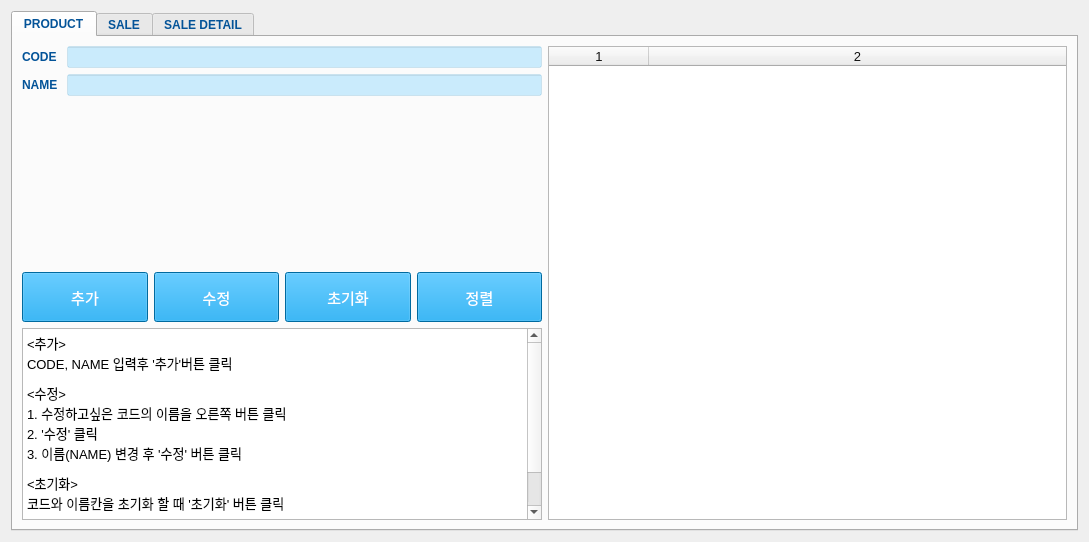
<?xml version="1.0" encoding="UTF-8"?>
<ui version="4.0">
 <class>DepartmentFrom</class>
 <widget class="QWidget" name="DepartmentFrom">
  <property name="geometry">
   <rect>
    <x>0</x>
    <y>0</y>
    <width>1089</width>
    <height>542</height>
   </rect>
  </property>
  <property name="windowTitle">
   <string>Form</string>
  </property>
  <layout class="QGridLayout" name="gridLayout">
   <item row="0" column="0">
    <widget class="QTabWidget" name="tabWidget">
     <property name="font">
      <font>
       <weight>75</weight>
       <bold>true</bold>
      </font>
     </property>
     <property name="styleSheet">
      <string notr="true">color: rgb(3, 83, 152);</string>
     </property>
     <property name="currentIndex">
      <number>0</number>
     </property>
     <widget class="QWidget" name="product_tab">
      <attribute name="title">
       <string>PRODUCT</string>
      </attribute>
      <layout class="QGridLayout" name="gridLayout_2">
       <item row="0" column="0">
        <layout class="QGridLayout" name="gridLayout_5">
         <item row="2" column="1">
          <spacer name="verticalSpacer">
           <property name="orientation">
            <enum>Qt::Vertical</enum>
           </property>
           <property name="sizeHint" stdset="0">
            <size>
             <width>20</width>
             <height>40</height>
            </size>
           </property>
          </spacer>
         </item>
         <item row="0" column="0">
          <widget class="QLabel" name="lbl_pcode">
           <property name="font">
            <font>
             <weight>75</weight>
             <bold>true</bold>
            </font>
           </property>
           <property name="text">
            <string>CODE </string>
           </property>
          </widget>
         </item>
         <item row="0" column="1">
          <widget class="QLineEdit" name="le_pcode">
           <property name="font">
            <font>
             <weight>75</weight>
             <bold>true</bold>
            </font>
           </property>
           <property name="styleSheet">
            <string notr="true">color: rgb(0, 0, 0);
background-color: rgba(0, 170, 255, 50);</string>
           </property>
          </widget>
         </item>
         <item row="1" column="1">
          <widget class="QLineEdit" name="le_name">
           <property name="font">
            <font>
             <weight>75</weight>
             <bold>true</bold>
            </font>
           </property>
           <property name="styleSheet">
            <string notr="true">color: rgb(0, 0, 0);
background-color: rgba(0, 170, 255, 50);</string>
           </property>
          </widget>
         </item>
         <item row="3" column="0" colspan="2">
          <layout class="QHBoxLayout" name="horizontalLayout">
           <item>
            <widget class="QPushButton" name="btn_padd">
             <property name="minimumSize">
              <size>
               <width>0</width>
               <height>50</height>
              </size>
             </property>
             <property name="maximumSize">
              <size>
               <width>16777215</width>
               <height>16777215</height>
              </size>
             </property>
             <property name="font">
              <font>
               <pointsize>11</pointsize>
               <weight>50</weight>
               <bold>false</bold>
              </font>
             </property>
             <property name="styleSheet">
              <string notr="true">background-color: rgb(0, 148, 222);
color: rgb(255, 255, 255);</string>
             </property>
             <property name="text">
              <string>추가</string>
             </property>
            </widget>
           </item>
           <item>
            <widget class="QPushButton" name="btn_pupdate">
             <property name="minimumSize">
              <size>
               <width>0</width>
               <height>50</height>
              </size>
             </property>
             <property name="font">
              <font>
               <pointsize>11</pointsize>
               <weight>50</weight>
               <bold>false</bold>
              </font>
             </property>
             <property name="styleSheet">
              <string notr="true">background-color: rgb(0, 148, 222);
color: rgb(255, 255, 255);</string>
             </property>
             <property name="text">
              <string>수정</string>
             </property>
            </widget>
           </item>
           <item>
            <widget class="QPushButton" name="btn_pinit">
             <property name="minimumSize">
              <size>
               <width>0</width>
               <height>50</height>
              </size>
             </property>
             <property name="font">
              <font>
               <pointsize>11</pointsize>
               <weight>50</weight>
               <bold>false</bold>
              </font>
             </property>
             <property name="styleSheet">
              <string notr="true">background-color: rgb(0, 148, 222);
color: rgb(255, 255, 255);</string>
             </property>
             <property name="text">
              <string>초기화</string>
             </property>
            </widget>
           </item>
           <item>
            <widget class="QPushButton" name="btn_resetP">
             <property name="minimumSize">
              <size>
               <width>0</width>
               <height>50</height>
              </size>
             </property>
             <property name="font">
              <font>
               <pointsize>11</pointsize>
               <weight>50</weight>
               <bold>false</bold>
              </font>
             </property>
             <property name="styleSheet">
              <string notr="true">background-color: rgb(0, 148, 222);
color: rgb(255, 255, 255);</string>
             </property>
             <property name="text">
              <string>정렬</string>
             </property>
            </widget>
           </item>
          </layout>
         </item>
         <item row="1" column="0">
          <widget class="QLabel" name="lbl_name">
           <property name="font">
            <font>
             <weight>75</weight>
             <bold>true</bold>
            </font>
           </property>
           <property name="text">
            <string>NAME </string>
           </property>
          </widget>
         </item>
         <item row="4" column="0" colspan="2">
          <widget class="QTextBrowser" name="textBrowser">
           <property name="styleSheet">
            <string notr="true">color: rgb(0, 0, 0);</string>
           </property>
           <property name="html">
            <string>&lt;!DOCTYPE HTML PUBLIC &quot;-//W3C//DTD HTML 4.0//EN&quot; &quot;http://www.w3.org/TR/REC-html40/strict.dtd&quot;&gt;
&lt;html&gt;&lt;head&gt;&lt;meta name=&quot;qrichtext&quot; content=&quot;1&quot; /&gt;&lt;style type=&quot;text/css&quot;&gt;
p, li { white-space: pre-wrap; }
&lt;/style&gt;&lt;/head&gt;&lt;body style=&quot; font-family:'Sans Serif'; font-size:9pt; font-weight:400; font-style:normal;&quot;&gt;
&lt;p align=&quot;justify&quot; style=&quot; margin-top:0px; margin-bottom:0px; margin-left:0px; margin-right:0px; -qt-block-indent:0; text-indent:0px;&quot;&gt;&lt;span style=&quot; font-size:10pt;&quot;&gt;&amp;lt;추가&amp;gt;&lt;/span&gt;&lt;/p&gt;
&lt;p align=&quot;justify&quot; style=&quot; margin-top:0px; margin-bottom:0px; margin-left:0px; margin-right:0px; -qt-block-indent:0; text-indent:0px;&quot;&gt;&lt;span style=&quot; font-size:10pt;&quot;&gt;CODE, NAME 입력후 '추가'버튼 클릭&lt;/span&gt;&lt;/p&gt;
&lt;p align=&quot;justify&quot; style=&quot; margin-top:0px; margin-bottom:0px; margin-left:0px; margin-right:0px; -qt-block-indent:0; text-indent:0px;&quot;&gt;&lt;span style=&quot; font-size:6pt;&quot;&gt; &lt;/span&gt;&lt;/p&gt;
&lt;p align=&quot;justify&quot; style=&quot; margin-top:0px; margin-bottom:0px; margin-left:0px; margin-right:0px; -qt-block-indent:0; text-indent:0px;&quot;&gt;&lt;span style=&quot; font-size:10pt;&quot;&gt;&amp;lt;수정&amp;gt;&lt;/span&gt;&lt;/p&gt;
&lt;p align=&quot;justify&quot; style=&quot; margin-top:0px; margin-bottom:0px; margin-left:0px; margin-right:0px; -qt-block-indent:0; text-indent:0px;&quot;&gt;&lt;span style=&quot; font-size:10pt;&quot;&gt;1. 수정하고싶은 코드의 이름을 오른쪽 버튼 클릭&lt;/span&gt;&lt;/p&gt;
&lt;p align=&quot;justify&quot; style=&quot; margin-top:0px; margin-bottom:0px; margin-left:0px; margin-right:0px; -qt-block-indent:0; text-indent:0px;&quot;&gt;&lt;span style=&quot; font-size:10pt;&quot;&gt;2. '수정' 클릭 &lt;/span&gt;&lt;/p&gt;
&lt;p align=&quot;justify&quot; style=&quot; margin-top:0px; margin-bottom:0px; margin-left:0px; margin-right:0px; -qt-block-indent:0; text-indent:0px;&quot;&gt;&lt;span style=&quot; font-size:10pt;&quot;&gt;3. 이름(NAME) 변경 후 '수정' 버튼 클릭&lt;/span&gt;&lt;/p&gt;
&lt;p align=&quot;justify&quot; style=&quot; margin-top:0px; margin-bottom:0px; margin-left:0px; margin-right:0px; -qt-block-indent:0; text-indent:0px;&quot;&gt;&lt;span style=&quot; font-size:6pt;&quot;&gt; &lt;/span&gt;&lt;/p&gt;
&lt;p align=&quot;justify&quot; style=&quot; margin-top:0px; margin-bottom:0px; margin-left:0px; margin-right:0px; -qt-block-indent:0; text-indent:0px;&quot;&gt;&lt;span style=&quot; font-size:10pt;&quot;&gt;&amp;lt;초기화&amp;gt;&lt;/span&gt;&lt;/p&gt;
&lt;p align=&quot;justify&quot; style=&quot; margin-top:0px; margin-bottom:0px; margin-left:0px; margin-right:0px; -qt-block-indent:0; text-indent:0px;&quot;&gt;&lt;span style=&quot; font-size:10pt;&quot;&gt;코드와 이름칸을 초기화 할 때 '초기화' 버튼 클릭&lt;/span&gt;&lt;/p&gt;
&lt;p align=&quot;justify&quot; style=&quot; margin-top:0px; margin-bottom:0px; margin-left:0px; margin-right:0px; -qt-block-indent:0; text-indent:0px;&quot;&gt;&lt;span style=&quot; font-size:6pt;&quot;&gt; &lt;/span&gt;&lt;/p&gt;
&lt;p align=&quot;justify&quot; style=&quot; margin-top:0px; margin-bottom:0px; margin-left:0px; margin-right:0px; -qt-block-indent:0; text-indent:0px;&quot;&gt;&lt;span style=&quot; font-size:10pt;&quot;&gt;&amp;lt;정렬&amp;gt;&lt;/span&gt;&lt;/p&gt;
&lt;p align=&quot;justify&quot; style=&quot; margin-top:0px; margin-bottom:0px; margin-left:0px; margin-right:0px; -qt-block-indent:0; text-indent:0px;&quot;&gt;&lt;span style=&quot; font-size:10pt;&quot;&gt;코드를 추가하거나 수정하였을 때 코드 오름차순 정렬 원할 시 '정렬' 버튼 클릭 &lt;/span&gt;&lt;/p&gt;&lt;/body&gt;&lt;/html&gt;</string>
           </property>
          </widget>
         </item>
        </layout>
       </item>
       <item row="0" column="1">
        <widget class="QTableWidget" name="productTable">
         <property name="palette">
          <palette>
           <active>
            <colorrole role="WindowText">
             <brush brushstyle="SolidPattern">
              <color alpha="255">
               <red>17</red>
               <green>17</green>
               <blue>17</blue>
              </color>
             </brush>
            </colorrole>
            <colorrole role="Text">
             <brush brushstyle="SolidPattern">
              <color alpha="255">
               <red>17</red>
               <green>17</green>
               <blue>17</blue>
              </color>
             </brush>
            </colorrole>
            <colorrole role="ButtonText">
             <brush brushstyle="SolidPattern">
              <color alpha="255">
               <red>17</red>
               <green>17</green>
               <blue>17</blue>
              </color>
             </brush>
            </colorrole>
            <colorrole role="Highlight">
             <brush brushstyle="SolidPattern">
              <color alpha="255">
               <red>0</red>
               <green>148</green>
               <blue>222</blue>
              </color>
             </brush>
            </colorrole>
            <colorrole role="HighlightedText">
             <brush brushstyle="SolidPattern">
              <color alpha="255">
               <red>255</red>
               <green>255</green>
               <blue>255</blue>
              </color>
             </brush>
            </colorrole>
           </active>
           <inactive>
            <colorrole role="WindowText">
             <brush brushstyle="SolidPattern">
              <color alpha="255">
               <red>17</red>
               <green>17</green>
               <blue>17</blue>
              </color>
             </brush>
            </colorrole>
            <colorrole role="Text">
             <brush brushstyle="SolidPattern">
              <color alpha="255">
               <red>17</red>
               <green>17</green>
               <blue>17</blue>
              </color>
             </brush>
            </colorrole>
            <colorrole role="ButtonText">
             <brush brushstyle="SolidPattern">
              <color alpha="255">
               <red>17</red>
               <green>17</green>
               <blue>17</blue>
              </color>
             </brush>
            </colorrole>
            <colorrole role="Highlight">
             <brush brushstyle="SolidPattern">
              <color alpha="255">
               <red>0</red>
               <green>148</green>
               <blue>222</blue>
              </color>
             </brush>
            </colorrole>
            <colorrole role="HighlightedText">
             <brush brushstyle="SolidPattern">
              <color alpha="255">
               <red>255</red>
               <green>255</green>
               <blue>255</blue>
              </color>
             </brush>
            </colorrole>
           </inactive>
           <disabled>
            <colorrole role="WindowText">
             <brush brushstyle="SolidPattern">
              <color alpha="255">
               <red>17</red>
               <green>17</green>
               <blue>17</blue>
              </color>
             </brush>
            </colorrole>
            <colorrole role="Text">
             <brush brushstyle="SolidPattern">
              <color alpha="255">
               <red>17</red>
               <green>17</green>
               <blue>17</blue>
              </color>
             </brush>
            </colorrole>
            <colorrole role="ButtonText">
             <brush brushstyle="SolidPattern">
              <color alpha="255">
               <red>17</red>
               <green>17</green>
               <blue>17</blue>
              </color>
             </brush>
            </colorrole>
            <colorrole role="Highlight">
             <brush brushstyle="SolidPattern">
              <color alpha="255">
               <red>0</red>
               <green>148</green>
               <blue>222</blue>
              </color>
             </brush>
            </colorrole>
            <colorrole role="HighlightedText">
             <brush brushstyle="SolidPattern">
              <color alpha="255">
               <red>255</red>
               <green>255</green>
               <blue>255</blue>
              </color>
             </brush>
            </colorrole>
           </disabled>
          </palette>
         </property>
         <property name="font">
          <font>
           <family>Sans Serif</family>
           <pointsize>10</pointsize>
           <weight>50</weight>
           <italic>false</italic>
           <bold>false</bold>
          </font>
         </property>
         <property name="styleSheet">
          <string notr="true">color: rgb(17, 17, 17);
selection-color: rgb(255, 255, 255);
selection-background-color:  rgb(0, 148, 222);
gridline-color: rgb(0, 138, 207);
font: 10pt;</string>
         </property>
         <property name="showGrid">
          <bool>true</bool>
         </property>
         <property name="gridStyle">
          <enum>Qt::SolidLine</enum>
         </property>
         <property name="sortingEnabled">
          <bool>false</bool>
         </property>
         <property name="wordWrap">
          <bool>true</bool>
         </property>
         <property name="rowCount">
          <number>0</number>
         </property>
         <property name="columnCount">
          <number>2</number>
         </property>
         <attribute name="horizontalHeaderCascadingSectionResizes">
          <bool>false</bool>
         </attribute>
         <attribute name="horizontalHeaderShowSortIndicator" stdset="0">
          <bool>false</bool>
         </attribute>
         <attribute name="horizontalHeaderStretchLastSection">
          <bool>true</bool>
         </attribute>
         <attribute name="verticalHeaderCascadingSectionResizes">
          <bool>false</bool>
         </attribute>
         <attribute name="verticalHeaderShowSortIndicator" stdset="0">
          <bool>false</bool>
         </attribute>
         <attribute name="verticalHeaderStretchLastSection">
          <bool>false</bool>
         </attribute>
         <column/>
         <column/>
        </widget>
       </item>
      </layout>
     </widget>
     <widget class="QWidget" name="sale_tab">
      <attribute name="title">
       <string>SALE</string>
      </attribute>
      <layout class="QGridLayout" name="gridLayout_3">
       <item row="0" column="0">
        <layout class="QFormLayout" name="formLayout_2">
         <item row="0" column="0">
          <widget class="QLabel" name="lbl_no">
           <property name="font">
            <font>
             <weight>75</weight>
             <bold>true</bold>
            </font>
           </property>
           <property name="text">
            <string>NO</string>
           </property>
          </widget>
         </item>
         <item row="0" column="1">
          <widget class="QLineEdit" name="le_no">
           <property name="font">
            <font>
             <weight>75</weight>
             <bold>true</bold>
            </font>
           </property>
           <property name="styleSheet">
            <string notr="true">background-color: rgba(0, 170, 255, 50);
color: rgb(0, 0, 0);</string>
           </property>
          </widget>
         </item>
         <item row="1" column="0">
          <widget class="QLabel" name="lbl_scode">
           <property name="font">
            <font>
             <weight>75</weight>
             <bold>true</bold>
            </font>
           </property>
           <property name="text">
            <string>CODE </string>
           </property>
          </widget>
         </item>
         <item row="2" column="0">
          <widget class="QLabel" name="lbl_price">
           <property name="font">
            <font>
             <weight>75</weight>
             <bold>true</bold>
            </font>
           </property>
           <property name="text">
            <string>PRICE </string>
           </property>
          </widget>
         </item>
         <item row="2" column="1">
          <widget class="QLineEdit" name="le_price">
           <property name="font">
            <font>
             <weight>75</weight>
             <bold>true</bold>
            </font>
           </property>
           <property name="styleSheet">
            <string notr="true">color: rgb(0, 0, 0);
background-color: rgba(0, 170, 255, 50);</string>
           </property>
          </widget>
         </item>
         <item row="3" column="0">
          <widget class="QLabel" name="lbl_saleCnt">
           <property name="font">
            <font>
             <weight>75</weight>
             <bold>true</bold>
            </font>
           </property>
           <property name="text">
            <string>SALECOUNT </string>
           </property>
          </widget>
         </item>
         <item row="3" column="1">
          <widget class="QLineEdit" name="le_saleCnt">
           <property name="font">
            <font>
             <weight>75</weight>
             <bold>true</bold>
            </font>
           </property>
           <property name="styleSheet">
            <string notr="true">background-color: rgba(0, 170, 255, 50);
color: rgb(0, 0, 0);</string>
           </property>
          </widget>
         </item>
         <item row="4" column="0">
          <widget class="QLabel" name="lbl_marginR">
           <property name="font">
            <font>
             <weight>75</weight>
             <bold>true</bold>
            </font>
           </property>
           <property name="text">
            <string>MARGINRATE</string>
           </property>
          </widget>
         </item>
         <item row="4" column="1">
          <widget class="QLineEdit" name="le_marginR">
           <property name="font">
            <font>
             <weight>75</weight>
             <bold>true</bold>
            </font>
           </property>
           <property name="styleSheet">
            <string notr="true">color: rgb(0, 0, 0);
background-color: rgba(0, 170, 255, 50);</string>
           </property>
          </widget>
         </item>
         <item row="1" column="1">
          <widget class="QComboBox" name="cmb_code">
           <property name="font">
            <font>
             <weight>75</weight>
             <bold>true</bold>
            </font>
           </property>
           <property name="styleSheet">
            <string notr="true">color: rgb(0, 0, 0);
background-color: rgba(175, 229, 255, 50);
selection-color: rgb(0, 100, 150);
selection-background-color: rgba(255, 235, 255, 100);
</string>
           </property>
          </widget>
         </item>
        </layout>
       </item>
       <item row="1" column="0">
        <layout class="QHBoxLayout" name="horizontalLayout_2">
         <item>
          <spacer name="horizontalSpacer_2">
           <property name="orientation">
            <enum>Qt::Horizontal</enum>
           </property>
           <property name="sizeHint" stdset="0">
            <size>
             <width>68</width>
             <height>20</height>
            </size>
           </property>
          </spacer>
         </item>
         <item>
          <widget class="QPushButton" name="btn_sadd">
           <property name="font">
            <font>
             <pointsize>10</pointsize>
            </font>
           </property>
           <property name="styleSheet">
            <string notr="true">background-color: rgb(0, 148, 222);
color: rgb(255, 255, 255);</string>
           </property>
           <property name="text">
            <string>추가</string>
           </property>
          </widget>
         </item>
         <item>
          <widget class="QPushButton" name="btn_supdate">
           <property name="font">
            <font>
             <pointsize>10</pointsize>
            </font>
           </property>
           <property name="styleSheet">
            <string notr="true">background-color: rgb(0, 148, 222);
color: rgb(255, 255, 255);</string>
           </property>
           <property name="text">
            <string>수정</string>
           </property>
          </widget>
         </item>
         <item>
          <widget class="QPushButton" name="btn_sinit">
           <property name="font">
            <font>
             <pointsize>10</pointsize>
            </font>
           </property>
           <property name="styleSheet">
            <string notr="true">background-color: rgb(0, 148, 222);
color: rgb(255, 255, 255);</string>
           </property>
           <property name="text">
            <string>초기화</string>
           </property>
          </widget>
         </item>
         <item>
          <widget class="QPushButton" name="btn_resetS">
           <property name="styleSheet">
            <string notr="true">background-color: rgb(0, 148, 222);
color: rgb(255, 255, 255);</string>
           </property>
           <property name="text">
            <string>정렬</string>
           </property>
          </widget>
         </item>
        </layout>
       </item>
       <item row="2" column="0">
        <widget class="QTableWidget" name="saleTable">
         <property name="font">
          <font>
           <family>Sans Serif</family>
           <pointsize>10</pointsize>
           <weight>50</weight>
           <italic>false</italic>
           <bold>false</bold>
          </font>
         </property>
         <property name="styleSheet">
          <string notr="true">color: rgb(17, 17, 17);
selection-color: rgb(255, 255, 255);
selection-background-color:  rgb(0, 148, 222);
gridline-color: rgb(0, 138, 207);
font: 10pt &quot;Sans Serif&quot;;</string>
         </property>
         <property name="rowCount">
          <number>0</number>
         </property>
         <property name="columnCount">
          <number>5</number>
         </property>
         <attribute name="horizontalHeaderCascadingSectionResizes">
          <bool>false</bool>
         </attribute>
         <attribute name="horizontalHeaderShowSortIndicator" stdset="0">
          <bool>false</bool>
         </attribute>
         <attribute name="horizontalHeaderStretchLastSection">
          <bool>true</bool>
         </attribute>
         <column/>
         <column/>
         <column/>
         <column/>
         <column/>
        </widget>
       </item>
      </layout>
     </widget>
     <widget class="QWidget" name="tab">
      <attribute name="title">
       <string>SALE DETAIL</string>
      </attribute>
      <layout class="QGridLayout" name="gridLayout_4">
       <item row="0" column="0">
        <layout class="QHBoxLayout" name="horizontalLayout_3">
         <item>
          <widget class="QRadioButton" name="cnt_rbtn">
           <property name="font">
            <font>
             <pointsize>10</pointsize>
             <weight>75</weight>
             <bold>true</bold>
            </font>
           </property>
           <property name="text">
            <string>SALE PRICE SORT</string>
           </property>
          </widget>
         </item>
         <item>
          <widget class="QRadioButton" name="mr_rbtn">
           <property name="font">
            <font>
             <pointsize>10</pointsize>
             <weight>75</weight>
             <bold>true</bold>
            </font>
           </property>
           <property name="text">
            <string>MARGIN PRICE SORT</string>
           </property>
          </widget>
         </item>
        </layout>
       </item>
       <item row="1" column="0">
        <widget class="QTableWidget" name="sortTable">
         <property name="styleSheet">
          <string notr="true">color: rgb(17, 17, 17);
selection-color: rgb(255, 255, 255);
selection-background-color:  rgb(0, 148, 222);
gridline-color: rgb(0, 138, 207);
font: 10pt &quot;Sans Serif&quot;;</string>
         </property>
         <property name="rowCount">
          <number>0</number>
         </property>
         <property name="columnCount">
          <number>10</number>
         </property>
         <attribute name="horizontalHeaderCascadingSectionResizes">
          <bool>false</bool>
         </attribute>
         <attribute name="horizontalHeaderShowSortIndicator" stdset="0">
          <bool>false</bool>
         </attribute>
         <attribute name="horizontalHeaderStretchLastSection">
          <bool>true</bool>
         </attribute>
         <column/>
         <column/>
         <column/>
         <column/>
         <column/>
         <column/>
         <column/>
         <column/>
         <column/>
         <column/>
        </widget>
       </item>
      </layout>
     </widget>
    </widget>
   </item>
  </layout>
 </widget>
 <resources/>
 <connections/>
</ui>
